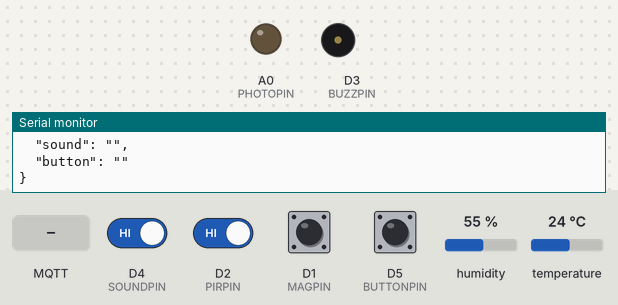
Recording of a sketch running on a simulated ESP8266 (NodeMCU). Parts: output pins drawn as LEDs (lit = HIGH), buzzer (waves = sounding, pin HIGH), the last lines printed to the serial monitor. The inputs (shaded band) are chosen by the test bench; at power-on: D1 (MAGPIN), D2 (PIRPIN), D4 (SOUNDPIN), D5 (BUTTONPIN) HIGH, humidity 55 %, temperature 24 °C. WiFi joins after 1.5 s; servers stay silent unless stated; no MQTT or app messages arrive unless stated.

Above: at 2.7 s.
2.8 s: MQTT message "ON" arrives on the first subscribed topic
At 3.3 s:
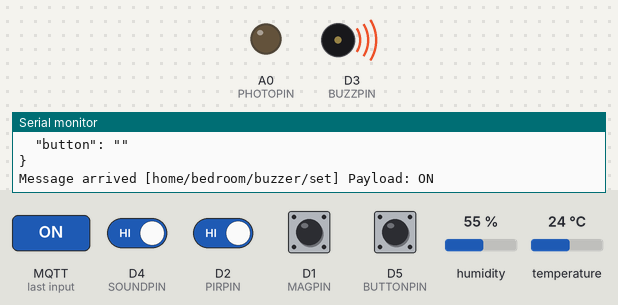
4.3 s: D4 (SOUNDPIN) driven LOW
5.8 s: D2 (PIRPIN) driven LOW
7.5 s: D1 (MAGPIN) pulled LOW for 0.15 s
9.1 s: D5 (BUTTONPIN) pulled LOW for 0.15 s
10.7 s: D5 (BUTTONPIN) pulled LOW for 1 s
Timing chart, 0 to 13.7 s (numbered marks = the images above; inputs shaded):
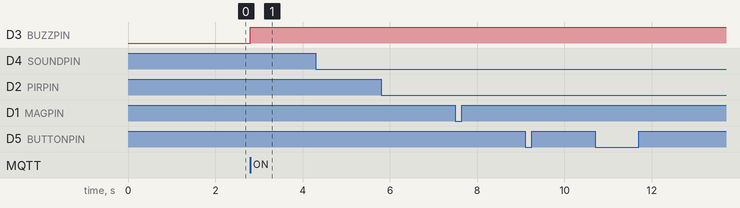

The sketch:

multisensor.ino
```cpp
/*
MQTT MultiSensor
By: John Andrew David
Creation Date: 7/20/2017

Sensors:
PIR Motion
Photocell Photoresistor
Reed Switch
Active Buzzer
Sound Detector
Button
DHT22 Temperature
*/

#include <ESP8266WiFi.h>
#include <PubSubClient.h>
#include <ArduinoOTA.h>
#include <ArduinoJson.h>
#include <elapsedMillis.h>
#include "DHT.h"

WiFiClient espClient;
PubSubClient client(espClient);

//Network
const char* ssid = "";
const char* password = "";
const char* mqtt_server = "";
const char* mqtt_username = "";
const char* mqtt_password = "";
const int mqtt_port = 1883;

// MQTT Topics
const char* MQTT_SENSOR_TOPIC = "home/bedroom/multisensor";
const char* MQTT_TEMPERATURE_SENSOR_TOPIC = "home/bedroom/multisensor/temperature";
const char* MQTT_SET_TOPIC1 = "home/bedroom/buzzer/set";

//OTA
#define SENSORNAME "" //change this to whatever you want to call your device
#define OTApassword "" //the password you will need to enter to upload remotely via the ArduinoIDE
int OTAport = 8266;

//PINS
#define PHOTOPIN A0
#define MAGPIN D1
#define PIRPIN D2
#define BUZZPIN D3
#define SOUNDPIN D4
#define BUTTONPIN D5
#define DHTPIN D6
#define DHTTYPE DHT22
DHT dht(DHTPIN, DHTTYPE);

//Global Variables
float humidity;
float farenheit;
float photoResistance;
String motionActivated;
int photoValue;
int photoValueTemp;
int soundClaps = 0;
long soundDetectStart = 0;
long soundDetectSpan = 0;
String motionStatus;
String magnetStatus;
String soundStatus;
String buttonStatus;
boolean pirState = true;
boolean reedState = true;
boolean micState = true;
boolean buttonState = true;

elapsedMillis timeElapsed = 30000;

//JSON
const int BUFFER_SIZE = 300;
#define MQTT_MAX_PACKET_SIZE 512;


//Sensor Functions
void read_dht22(){

  float h = dht.readHumidity();
  float f = dht.readTemperature(true);

  if (isnan(h) || isnan(f)) {
    Serial.println("Failed to read from DHT sensor!");
    return;
  }
  else {
    humidity = h;
    farenheit = f;
    publishTemperatureData();
  }
}


void read_motion() {
  int pirValue = digitalRead(PIRPIN);

  if (pirValue == LOW && pirState) {
    motionStatus = "OFF";
    publishData();
    pirState = !pirState;
  }
  else if (pirValue == HIGH && !pirState) {
    motionStatus = "ON";
    publishData();
    pirState = !pirState;
    Serial.println("Motion Detected");
  }
}


void read_magnet() {
  int magnetValue = digitalRead(MAGPIN);

  if (magnetValue == LOW && reedState) {
    magnetStatus = "OFF";
    publishData();
    reedState = !reedState;
    Serial.println("Door is Closed");
  }
  else if (magnetValue == HIGH && !reedState) {
    magnetStatus = "ON";
    publishData();
    reedState = !reedState;
    Serial.println("Door is Open");
  }
}


void read_sound() {
  int soundValue = digitalRead(SOUNDPIN);

  //if there is a sound
  if (soundValue == LOW) {
    if (soundClaps == 0) {

      soundDetectStart = soundDetectSpan = millis();
      soundClaps++;

      Serial.println("Sound Claps: " + (String)soundClaps);
      Serial.println("sound detect span start: " + (String)soundDetectStart);
      Serial.println("");
    }
    else if (soundClaps == 1 && millis()-soundDetectSpan >= 250) {

      Serial.println("Millis: " + (String)millis());
      Serial.println("sound detect span: " + (String)soundDetectSpan);

      soundDetectSpan = millis();
      soundClaps++;
      Serial.println("Sound Claps: " + (String)soundClaps);
      Serial.println("");
    }
  }

  if (millis()-soundDetectStart >= 350) {
    if (soundClaps == 2) {
      if (micState) {
        soundStatus = "ON";
        publishData();
        micState = !micState;
        Serial.println("Sound Switch is Open: " + soundStatus);
      }
      else if (!micState) {
        soundStatus = "OFF";
        publishData();
        micState = !micState;
        Serial.println("Sound Switch is Closed: " + soundStatus);
      }
    }
    soundClaps = 0;
  }
}


void read_button() {
  int buttonValue = digitalRead(BUTTONPIN);

  if (buttonValue == LOW) {
    Serial.println("Button is depressed");

    if (buttonState) {
      buttonStatus = "ON";
      publishData();
      buttonState = !buttonState;
    }
    else if (!buttonState) {
      buttonStatus = "OFF";
      publishData();
      buttonState = !buttonState;
    }
    delay(500);
  }
}


void read_photoresistor() {
  photoValue = analogRead(PHOTOPIN);

  if (photoValue != photoValueTemp) {
    photoValueTemp = photoValue;
    publishData();
  }
}


void publishData() {
  StaticJsonBuffer<BUFFER_SIZE> jsonBuffer;
  JsonObject& root = jsonBuffer.createObject();

  root["photocell"] = (String)photoValue;
  root["pir"] = (String)motionStatus;
  root["magnet"] = (String)magnetStatus;
  root["sound"] = (String)soundStatus;
  root["button"] = (String)buttonStatus;

  root.prettyPrintTo(Serial);
  Serial.println("");

  char buffer[root.measureLength() + 1];
  root.printTo(buffer, sizeof(buffer));
  client.publish(MQTT_SENSOR_TOPIC, buffer, true);
}


void publishTemperatureData() {
  StaticJsonBuffer<BUFFER_SIZE> jsonBuffer;
  JsonObject& root = jsonBuffer.createObject();

  root["farenheit"] = (String)farenheit;
  root["humidity"] = (String)humidity;

  root.prettyPrintTo(Serial);
  Serial.println("");

  char buffer[root.measureLength() + 1];
  root.printTo(buffer, sizeof(buffer));
  client.publish(MQTT_TEMPERATURE_SENSOR_TOPIC, buffer, true);
}


void setup_wifi() {
  delay(10);
  Serial.println();
  Serial.print("Connecting to ");
  Serial.println(ssid);

  WiFi.mode(WIFI_STA);
  WiFi.begin(ssid, password);

  while (WiFi.status() != WL_CONNECTED) {
    delay(500);
    Serial.print(".");
  }
  Serial.println("");
  Serial.println("WiFi connected");
  Serial.println("IP address: ");
  Serial.println(WiFi.localIP());
}

void callback(char* topic, byte* payload, unsigned int length) {
  Serial.print("Message arrived [");
  Serial.print(topic);
  Serial.print("] ");

  char message[length + 1];
  for (int i = 0; i < length; i++) {
    message[i] = (char)payload[i];
  }
  message[length] = '\0';
  Serial.print("Payload: ");
  Serial.println(message);

  if (String(topic) == String(MQTT_SET_TOPIC1)) {
    if (String(message) == "ON") {
        digitalWrite(BUZZPIN, HIGH);
    } else {
        digitalWrite(BUZZPIN, LOW);
    }
  }
}


void reconnect() {
  while (!client.connected()) {
    Serial.print("Attempting MQTT connection...");
    // Attempt to connect
    if (client.connect(SENSORNAME, mqtt_username, mqtt_password)) {
      Serial.println("connected");
      client.subscribe(MQTT_SET_TOPIC1);
    } else {
      Serial.print("failed, rc=");
      Serial.print(client.state());
      Serial.println(" try again in 5 seconds");
      // Wait 5 seconds before retrying
      delay(5000);
    }
  }
}


void setup_ota() {
  //OTA SETUP
  ArduinoOTA.setPort(OTAport);
  // Hostname defaults to esp8266-[ChipID]
  ArduinoOTA.setHostname(SENSORNAME);

  // No authentication by default
  ArduinoOTA.setPassword((const char *)OTApassword);

  ArduinoOTA.onStart([]() {
    Serial.println("Starting");
  });
  ArduinoOTA.onEnd([]() {
    Serial.println("\nEnd");
  });
  ArduinoOTA.onProgress([](unsigned int progress, unsigned int total) {
    Serial.printf("Progress: %u%%\r", (progress / (total / 100)));
  });
  ArduinoOTA.onError([](ota_error_t error) {
    Serial.printf("Error[%u]: ", error);
    if (error == OTA_AUTH_ERROR) Serial.println("Auth Failed");
    else if (error == OTA_BEGIN_ERROR) Serial.println("Begin Failed");
    else if (error == OTA_CONNECT_ERROR) Serial.println("Connect Failed");
    else if (error == OTA_RECEIVE_ERROR) Serial.println("Receive Failed");
    else if (error == OTA_END_ERROR) Serial.println("End Failed");
  });
  ArduinoOTA.begin();
}

void setup() {
  Serial.begin(115200);

  setup_wifi();
  client.setServer(mqtt_server, 1883);
  client.setCallback(callback);
  setup_ota();

  dht.begin();

  pinMode(PHOTOPIN, OUTPUT);
  pinMode(PIRPIN, INPUT);
  pinMode(MAGPIN, INPUT_PULLUP);
  pinMode(BUZZPIN, OUTPUT);
  pinMode(SOUNDPIN, INPUT);
  pinMode(BUTTONPIN, INPUT_PULLUP);
}


void loop() {
  if (!client.connected()) {
    reconnect();
  }
  client.loop();

  ArduinoOTA.handle();

  if (timeElapsed >= 30000) {
    read_dht22();
    read_photoresistor();
    timeElapsed = 0;
  }

  read_motion();
  read_magnet();
  read_sound();
  read_button();
}
```

Measured:
- after the input at 2.8 s, D3 (BUZZPIN): LOW → HIGH at once
